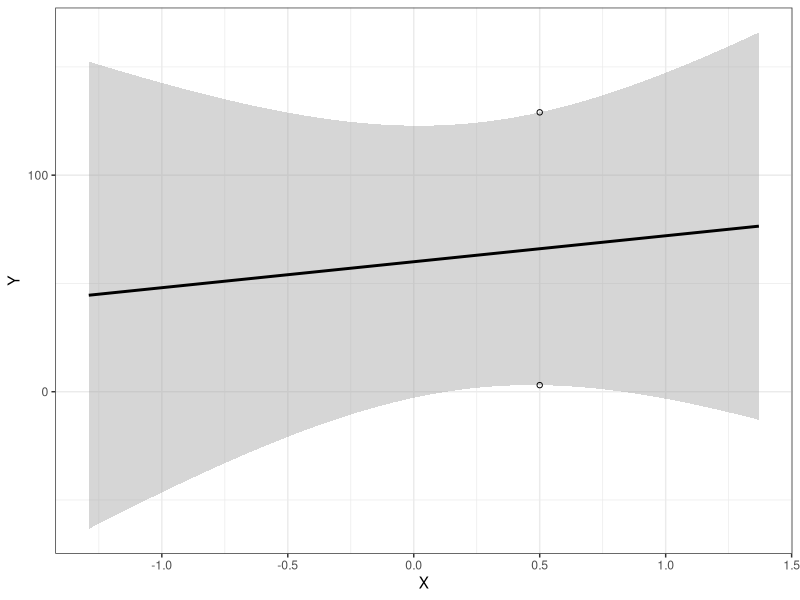

Source code (R):
#Appendix A: Computing the Confidence Interval of a Predicted Value of a Dependent Variable.

#R Code

#NOTE: the ggplot2 package must be installed for this example.

#Equations 2 and 3, in matrix algebra form
#values for x and y, n = 5
x<-c(-1.29,.64,1.2,1.37,-.7)
y<-c(48.8,4.78,81.38,112,67.79)

Xmat<-as.matrix(cbind(rep(1,5),x))
names(Xmat)<-c("(Intercept)","X")

A<-solve((t(Xmat) %*% Xmat)) #This is the inverse of the inner product found in Equation 3
beta <- A %*% t(Xmat) %*% y #linear model coefficients
resids <- y - (Xmat %*% beta) #residualvalues
sig<-sqrt(sum(resids^2) / (nrow(Xmat)-
                             ncol(Xmat))) #residual standard error term found in Equation 3
matxi<-t(as.matrix(c(1,.5)))
SEys <- diag(sig * (sqrt(as.matrix(matxi) %*% A %*% t(as.matrix(matxi))))) #Computation of the standard error of the predicted value of Y, shown in Equation 3
yhat<-matxi%*%beta
tmult <- qt(.975,3) #t-multiplier, with degrees of freedom = n-k-1 = 3
ylower<- yhat - tmult*SEys #lower confidence limit, as in Equation 2
yupper<- yhat + tmult*SEys #upper confidence limit, as in Equation 2
#The following shows that the confidence limits computed above correspond with the edges of the confidence region of the regression line.
#note that the following code requires the ggplot2 package be installed.
df<-as.data.frame(cbind(x,y)) #Put x and y into a dataframe object
require(ggplot2)
ggplot(x=x,y=y) +
  geom_smooth(data=df, aes(x=x,y=y),method =
                "lm", color = "black") +
  annotate("point",x=.5,y=ylower, shape =
             21) +
  annotate("point",x=.5,y=yupper, shape =
             21) +
  xlab("X") + ylab("Y") +
  theme_bw()

